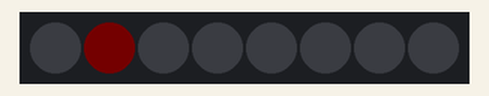
Bench run of a sketch on a simulated Arduino Uno, built with avr-gcc and run on an emulated ATmega328P. On the bench: 8 RGB LEDs in strip order, left to right. Dim RGB values are drawn brighter than linear; random numbers use the default seed unless the sketch sets one.

Above: at 10.32 s.
At 17.3 s:
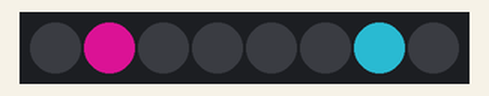
At 37.5 s:
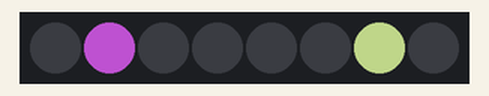
Timing chart, 0 to 39.0 s (numbered marks = the images above):
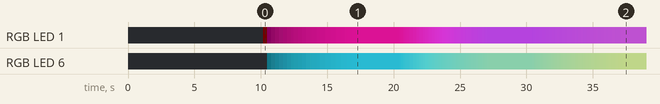

Measured:
- by itself, RGB LED 1: off → RGB(1, 0, 0) at 10.2 s, → RGB(10, 0, 7) 0.30 s later, → RGB(19, 1, 13) 0.30 s later, → RGB(28, 2, 19) 0.30 s later, … (135 changes in this stretch)
- by itself, RGB LED 6: off → RGB(1, 7, 8) at 10.5 s, → RGB(3, 14, 16) 0.30 s later, → RGB(4, 21, 24) 0.30 s later, → RGB(6, 27, 31) 0.30 s later, … (142 changes in this stretch)

The sketch:

rgb_led_simple.ino
```cpp
// Author Nicholas Taras
// RGB LED SIMPLE MOOD LIGHT

#include <Adafruit_NeoPixel.h>
#ifdef __AVR__
#include <avr/power.h>
#endif

// initial values.
#define PIN            5
float amt = 0;
float colorValueR = 0;
float colorValueG = 0;
float colorValueB = 0;
float colorValueR2 = 0;
float colorValueG2 = 0;
float colorValueB2 = 0;
int randNumber = 1;
int randNumberR = 0;
int randNumberG = 0;
int randNumberB = 0;
int randNumberR2 = 0;
int randNumberG2 = 0;
int randNumberB2 = 0;
float ease = 0.0001;
int holdColourDelay = 3000;

Adafruit_NeoPixel pixels = Adafruit_NeoPixel(8, PIN, NEO_GRB + NEO_KHZ800);

void setup() {
  Serial.begin(9600);
  pixels.begin();
}

// Animate from one whole colour to another.
void moodLightRandomPaint () {
    if (amt >= 1){
      randNumberR = random(255);
      randNumberG = random(255);
      randNumberB = random(255);
      randNumberR2 = random(255);
      randNumberG2 = random(255);
      randNumberB2 = random(255);
      amt = 0;
      delay(holdColourDelay);
    } else {
      amt += 0.01 / 100;
      colorValueR += (randNumberR - colorValueR) * ease;
      colorValueG += (randNumberG - colorValueG) * ease;
      colorValueB += (randNumberB - colorValueB) * ease;
      colorValueR2 += (randNumberR2 - colorValueR2) * ease;
      colorValueG2 += (randNumberG2 - colorValueG2) * ease;
      colorValueB2 += (randNumberB2 - colorValueB2) * ease;
      pixels.setPixelColor(1, colorValueR, colorValueG, colorValueB);
      pixels.setPixelColor(6, colorValueR2, colorValueG2, colorValueB2);
      pixels.show();
    }
}

void loop() {
  moodLightRandomPaint();
}
```
